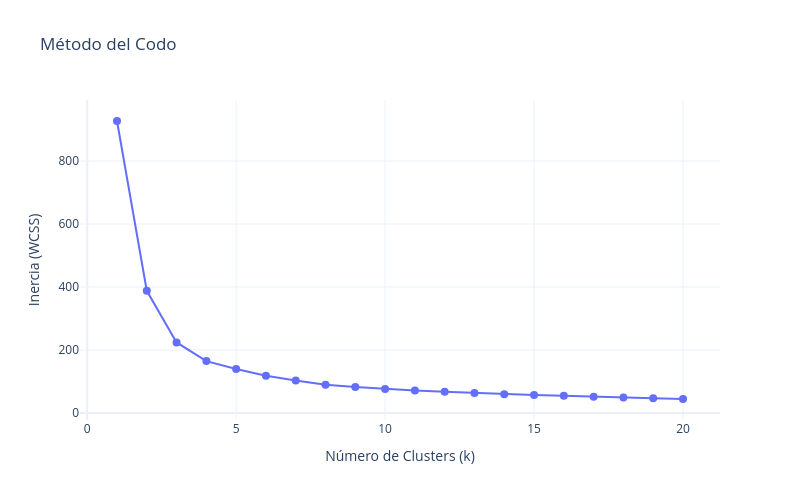

This figure's notebook cell:
### Markdown cell above
**Respuesta:**

### Code cell
from sklearn.cluster import KMeans  # noqa: F401

ks = range(1, 21)
inertias = []

for k in ks:
    # pipeline cambiando la reducción por K-means
    pipeline_kmeans = Pipeline(
        [
            ("features", FunctionTransformer(custom_features)),
            ("scaler", ColumnTransformer([("minmax", MinMax(), cols)])),
            ("kmeans", KMeans(n_clusters=k, random_state=42, n_init=10)),
        ]
    )

    pipeline_kmeans.fit(df_retail)

    # inercia del paso kmeans del pipeline
    inertias.append(pipeline_kmeans.named_steps["kmeans"].inertia_)

fig = go.Figure()
fig.add_trace(go.Scatter(x=list(ks), y=inertias, mode="lines+markers", marker=dict(size=8), line=dict(width=2)))

fig.update_layout(
    title="Método del Codo",
    xaxis_title="Número de Clusters (k)",
    yaxis_title="Inercia (WCSS)",
    template="plotly_white",
    height=500,
    width=800,
)

fig.show()

### Figure 1 — Plotly figure (JSON) as saved in the notebook; plotly's stock layout.template omitted (floating-point values rounded to 4 significant figures)
{"data": [{"line": {"width": 2}, "marker": {"size": 8}, "mode": "lines+markers", "type": "scatter", "x": [1, 2, 3, 4, 5, 6, 7, 8, 9, 10, 11, 12, 13, 14, 15, 16, 17, 18, 19, 20], "y": [927.3, 387.9, 223.9, 164.6, 139.7, 117.9, 103.0, 89.45, 82.43, 76.24, 71.53, 66.97, 63.01, 59.51, 56.61, 54.38, 51.06, 48.9, 46.35, 44.17]}], "layout": {"height": 500, "title": {"text": "Método del Codo"}, "width": 800, "xaxis": {"title": {"text": "Número de Clusters (k)"}}, "yaxis": {"title": {"text": "Inercia (WCSS)"}}}}
